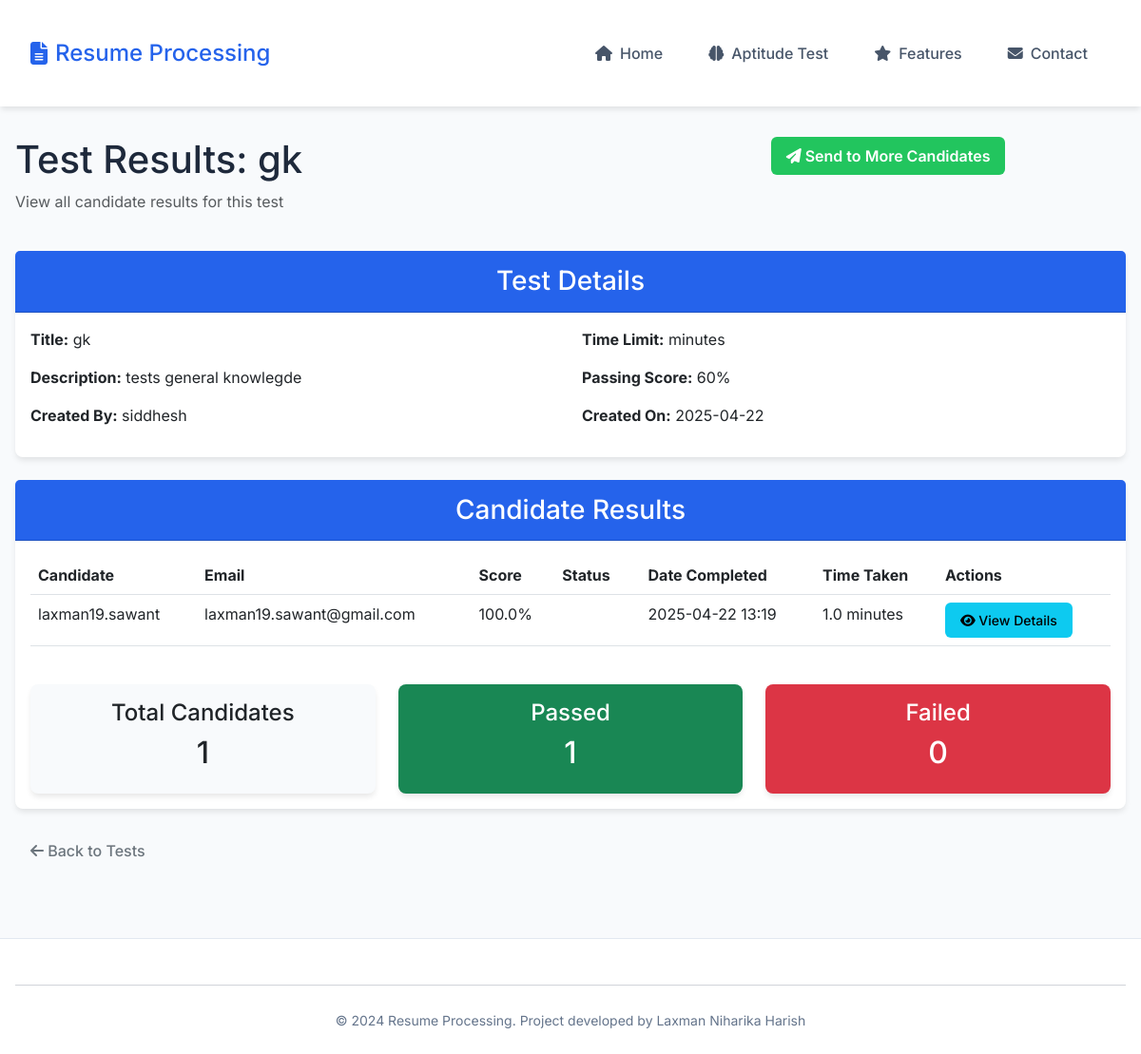
The page /aptitude/results/2 on the database its author committed.
### models.py (models this page shows)
class AptitudeTest(db.Model):
    id = db.Column(db.Integer, primary_key=True)
    title = db.Column(db.String(100), nullable=False)
    description = db.Column(db.Text)
    time_limit = db.Column(db.Integer, nullable=False)  # in minutes
    passing_score = db.Column(db.Integer, nullable=False)  # percentage
    created_by = db.Column(db.String(100))
    created_at = db.Column(db.DateTime, default=datetime.utcnow)
    questions = db.relationship('Question', backref='test', lazy=True)
    test_links = db.relationship('TestLink', backref='test', lazy=True)
    test_attempts = db.relationship('TestAttempt', backref='test', lazy=True)

class TestAttempt(db.Model):
    id = db.Column(db.Integer, primary_key=True)
    test_id = db.Column(db.Integer, db.ForeignKey('aptitude_test.id'), nullable=False)
    candidate_id = db.Column(db.Integer, db.ForeignKey('candidate.id'), nullable=False)
    start_time = db.Column(db.DateTime, default=datetime.utcnow)
    end_time = db.Column(db.DateTime)
    score = db.Column(db.Float)
    passed = db.Column(db.Boolean, default=False)
    answers = db.relationship('Answer', backref='attempt', lazy=True)

class Candidate(db.Model):
    id = db.Column(db.Integer, primary_key=True)
    name = db.Column(db.String(100), nullable=False)
    email = db.Column(db.String(120), unique=True, nullable=False)
    resume_path = db.Column(db.String(200))
    created_at = db.Column(db.DateTime, default=datetime.utcnow)
    test_links = db.relationship('TestLink', backref='candidate', lazy=True)
    test_attempts = db.relationship('TestAttempt', backref='candidate', lazy=True)

### aptitude/app.py (the view)
@aptitude_bp.route('/results/<int:test_id>')
def view_results(test_id):
    test = AptitudeTest.query.get_or_404(test_id)
    attempts = TestAttempt.query.filter_by(test_id=test_id).order_by(TestAttempt.end_time.desc()).all()
    return render_template(
        'aptitude/view_results.html',
        test=test,
        attempts=attempts
    )

### aptitude/templates/aptitude/view_results.html (shortened to what this page needs)
{% extends "base.html" %}
{% block content %}
<div class="container mt-5">
    <div class="row mb-4">
        <div class="col-md-8">
            <h1>Test Results: {{ test.title }}</h1>
            <p class="text-muted">View all candidate results for this test</p>
        </div>
        <div class="col-md-4 text-right">
            <a href="{{ url_for('aptitude.send_test', test_id=test.id) }}" class="btn btn-success">
                <i class="fas fa-paper-plane"></i> Send to More Candidates
            </a>
        </div>
    </div>
    <div class="card">
        <div class="card-header bg-primary text-white">
            <h3 class="mb-0">Test Details</h3>
        </div>
        <div class="card-body">
            <div class="row">
                <div class="col-md-6">
                    <p><strong>Title:</strong> {{ test.title }}</p>
                    <p><strong>Description:</strong> {{ test.description }}</p>
                    <p><strong>Created By:</strong> {{ test.created_by }}</p>
                </div>
                <div class="col-md-6">
                    <p><strong>Time Limit:</strong> {{ test.time_limit_minutes }} minutes</p>
                    <p><strong>Passing Score:</strong> {{ test.passing_score }}%</p>
                    <p><strong>Created On:</strong> {{ test.created_at.strftime('%Y-%m-%d') }}</p>
                </div>
            </div>
        </div>
    </div>
    <div class="card mt-4">
        <div class="card-header bg-primary text-white">
            <h3 class="mb-0">Candidate Results</h3>
        </div>
        <div class="card-body">
            {% if attempts %}
            <div class="table-responsive">
                <table class="table table-hover">
                    <thead>
                        <tr>
                            <th>Candidate</th>
                            <th>Email</th>
                            <th>Score</th>
                            <th>Status</th>
                            <th>Date Completed</th>
                            <th>Time Taken</th>
                            <th>Actions</th>
                        </tr>
                    </thead>
                    <tbody>
                        {% for attempt in attempts %}
                        <tr>
                            <td>{{ attempt.candidate.name }}</td>
                            <td>{{ attempt.candidate.email }}</td>
                            <td>{{ "%.1f"|format(attempt.score if attempt.score is not none else 0) }}%</td>
                            <td>
                                {% if attempt.passed %}
                                <span class="badge badge-success">Passed</span>
                                {% else %}
                                <span class="badge badge-danger">Failed</span>
                                {% endif %}
                            </td>
                            <td>{{ attempt.end_time.strftime('%Y-%m-%d %H:%M') if attempt.end_time else 'In Progress' }}</td>
                            <td>
                                {% if attempt.end_time %}
                                {% set duration = (attempt.end_time - attempt.start_time).total_seconds() // 60 %}
                                {{ duration }} minutes
                                {% else %}
                                -
                                {% endif %}
                            </td>
                            <td>
                                <a href="{{ url_for('aptitude.test_results', attempt_id=attempt.id) }}" class="btn btn-sm btn-info" target="_blank">
                                    <i class="fas fa-eye"></i> View Details
                                </a>
                            </td>
                        </tr>
                        {% endfor %}
                    </tbody>
                </table>
            </div>
            <div class="row mt-4">
                <div class="col-md-4">
                    <div class="card bg-light">
                        <div class="card-body text-center">
                            <h4>Total Candidates</h4>
                            <h2>{{ attempts|length }}</h2>
                        </div>
                    </div>
                </div>
                <div class="col-md-4">
                    <div class="card bg-success text-white">
                        <div class="card-body text-center">
                            <h4>Passed</h4>
                            <h2>{{ attempts|selectattr('passed', 'equalto', true)|list|length }}</h2>
                        </div>
                    </div>
                </div>
                <div class="col-md-4">
                    <div class="card bg-danger text-white">
                        <div class="card-body text-center">
                            <h4>Failed</h4>
                            <h2>{{ attempts|selectattr('passed', 'equalto', false)|list|length }}</h2>
                        </div>
                    </div>
                </div>
            </div>
            {% else %}
            <div class="alert alert-info">
                <p>No candidates have taken this test yet.</p>
            </div>
            {% endif %}
        </div>
    </div>
    <div class="mt-4">
        <a href="{{ url_for('aptitude.aptitude_home') }}" class="btn btn-outline-secondary">
            <i class="fas fa-arrow-left"></i> Back to Tests
        </a>
    </div>
</div>
{% endblock %}

### static/main.css (style rules this page uses)
:root { --primary-color: #2563eb; --primary-dark: #1d4ed8; --secondary-color: #64748b; --accent-color: #3b82f6; --background-light: #f8fafc; --background-white: #ffffff; --text-primary: #1e293b; --text-secondary: #475569; --text-light: #94a3b8; --border-color: #e2e8f0; --success-color: #22c55e; --error-color: #ef4444; --warning-color: #f59e0b; --gradient-primary: linear-gradient(135deg, #16b4a7, #1aad89); --gradient-blue: linear-gradient(135deg, #007bff, #0056b3); --font-primary: 'Inter', -apple-system, BlinkMacSystemFont, 'Segoe UI', Roboto, sans-serif; --font-size-xs: 0.75rem; --font-size-sm: 0.875rem; --font-size-base: 1rem; --font-size-lg: 1.125rem; --font-size-xl: 1.25rem; --font-size-2xl: 1.5rem; --font-size-3xl: 1.875rem; --spacing-1: 0.25rem; --spacing-2: 0.5rem; --spacing-3: 0.75rem; --spacing-4: 1rem; --spacing-6: 1.5rem; --spacing-8: 2rem; --spacing-12: 3rem; --shadow-sm: 0 1px 2px 0 rgb(0 0 0 / 0.05); --shadow-md: 0 4px 6px -1px rgb(0 0 0 / 0.1); --shadow-lg: 0 10px 15px -3px rgb(0 0 0 / 0.1); --radius-sm: 0.25rem; --radius-md: 0.375rem; --radius-lg: 0.5rem; --radius-full: 9999px; }
* { margin: 0; padding: 0; box-sizing: border-box; }
html, body { height: 100%; margin: 0; display: flex; flex-direction: column; }
body { font-family: var(--font-primary); color: var(--text-primary); line-height: 1.5; background-color: var(--background-light); flex-grow: 1; min-height: 100vh; position: relative; padding-top: 72px; padding-bottom: 100px; }
body::before { content: ""; position: fixed; top: 0; left: 0; width: 100%; height: 100%; background: url('https://files.123freevectors.com/wp-content/original/202451-pastel-blue-plain-background-vector-eps.jpg') no-repeat center center/cover; filter: blur(8px); z-index: -1; }
.container { flex: 1; padding: var(--spacing-6) var(--spacing-4); max-width: 1200px; margin: 0 auto; }
.card { background: var(--background-white); border-radius: var(--radius-lg); box-shadow: var(--shadow-md); border: 1px solid var(--border-color); transition: transform 0.2s ease, box-shadow 0.2s ease; border: none; }
.card-header { background-color: var(--primary-color); color: white; border-radius: var(--radius-lg) var(--radius-lg) 0 0; padding: 15px 20px; text-align: center; }
.btn { padding: var(--spacing-2) var(--spacing-4); border-radius: var(--radius-md); font-weight: 500; transition: all 0.2s ease; border: none; cursor: pointer; }
.btn-success { background: var(--success-color); border: none; font-weight: 600; }
.bg-primary { background-color: var(--primary-color) !important; }
.bg-light { background-color: var(--background-light) !important; }

### rows shown on the page
AptitudeTest: title "gk", description "tests general knowlegde", created_by "siddhesh", passing_score "60", created_at "2025-04-22"
TestAttempt: candidate.name "laxman19.sawant", candidate.email "laxman19.sawant@gmail.com", score "100.0", end_time "2025-04-22 13:19", duration "1.0"

### other values the page prints
{{ attempts|length }} "1"
{{ attempts|selectattr('passed', 'equalto', true)|list|length }} "1"
{{ attempts|selectattr('passed', 'equalto', false)|list|length }} "0"
